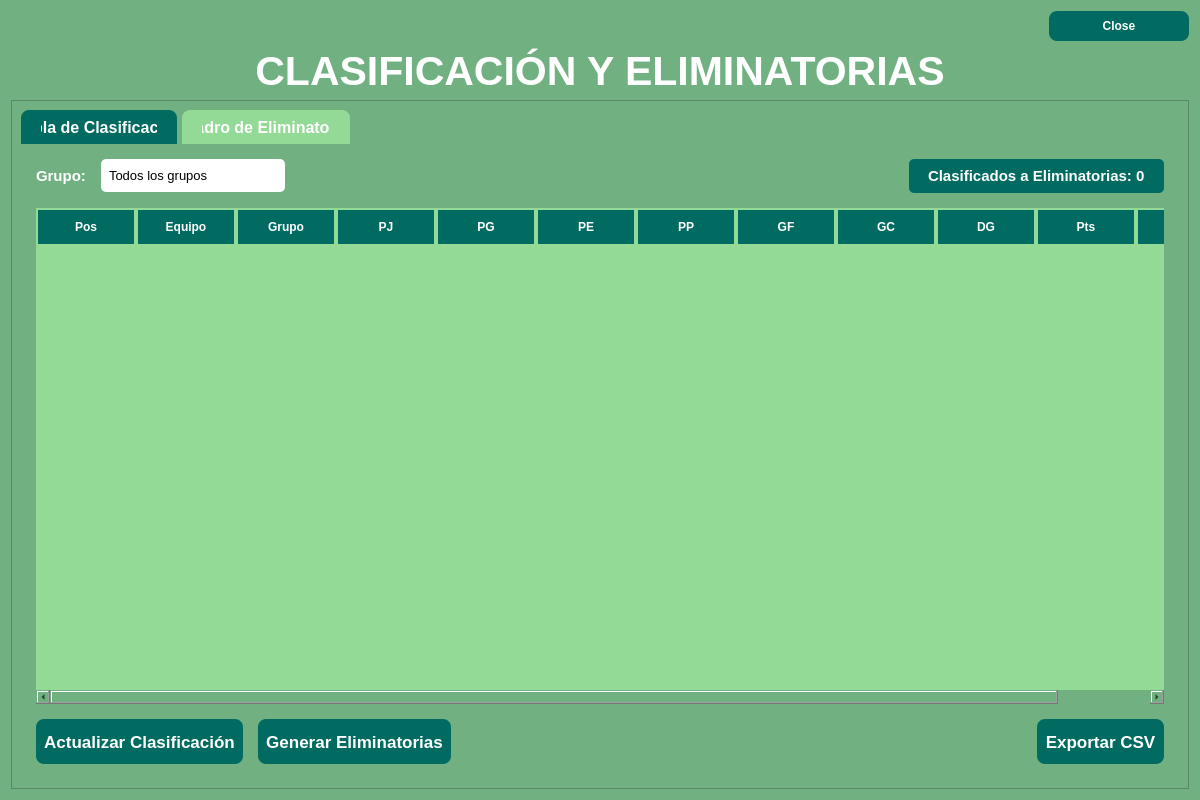
<?xml version="1.0" encoding="UTF-8"?>
<ui version="4.0">
 <class>DialogEliminatorias</class>
 <widget class="QDialog" name="DialogEliminatorias">
  <property name="geometry">
   <rect>
    <x>0</x>
    <y>0</y>
    <width>1200</width>
    <height>800</height>
   </rect>
  </property>
  <property name="minimumSize">
   <size>
    <width>1100</width>
    <height>700</height>
   </size>
  </property>
  <property name="windowTitle">
   <string>Gestión de Eliminatorias</string>
  </property>
  <property name="styleSheet">
   <string notr="true">background-color: rgb(113, 177, 129);</string>
  </property>
  <layout class="QVBoxLayout" name="verticalLayout">
   <item>
    <widget class="QDialogButtonBox" name="buttonBox">
     <property name="font">
      <font>
       <pointsize>13</pointsize>
      </font>
     </property>
     <property name="styleSheet">
      <string notr="true">QPushButton {
    background-color: rgb(1, 107, 97);
    color: white;
    border-radius: 8px;
    padding: 8px 20px;
    font-weight: bold;
    min-width: 100px;
}
QPushButton:hover {
    background-color: rgb(113, 177, 129);
}</string>
     </property>
     <property name="standardButtons">
      <set>QDialogButtonBox::StandardButton::Close</set>
     </property>
    </widget>
   </item>
   <item>
    <widget class="QLabel" name="lblTitulo">
     <property name="font">
      <font>
       <pointsize>31</pointsize>
       <bold>true</bold>
      </font>
     </property>
     <property name="styleSheet">
      <string notr="true">color: rgb(255, 255, 255);</string>
     </property>
     <property name="text">
      <string>CLASIFICACIÓN Y ELIMINATORIAS</string>
     </property>
     <property name="alignment">
      <set>Qt::AlignmentFlag::AlignCenter</set>
     </property>
    </widget>
   </item>
   <item>
    <widget class="QFrame" name="frameContenido">
     <property name="frameShape">
      <enum>QFrame::Shape::StyledPanel</enum>
     </property>
     <layout class="QVBoxLayout" name="verticalLayout_contenido">
      <item>
       <widget class="QTabWidget" name="tabWidget">
        <property name="styleSheet">
         <string notr="true">QTabWidget::pane {
    background-color: rgb(1, 107, 97);
    border-radius: 10px;
}
QTabBar::tab {
    background-color: rgb(147, 218, 151);
    color: white;
    padding: 10px 20px;
    margin-right: 5px;
    border-top-left-radius: 8px;
    border-top-right-radius: 8px;
    font-weight: bold;
    font-size: 12pt;
}
QTabBar::tab:selected {
    background-color: rgb(1, 107, 97);
}
QTabBar::tab:hover {
    background-color: rgb(1, 107, 97);
}</string>
        </property>
        <property name="currentIndex">
         <number>0</number>
        </property>
        <widget class="QWidget" name="tabClasificacion">
         <attribute name="title">
          <string>Tabla de Clasificación</string>
         </attribute>
         <layout class="QVBoxLayout" name="verticalLayout_2">
          <property name="spacing">
           <number>15</number>
          </property>
          <property name="leftMargin">
           <number>15</number>
          </property>
          <property name="topMargin">
           <number>15</number>
          </property>
          <property name="rightMargin">
           <number>15</number>
          </property>
          <property name="bottomMargin">
           <number>15</number>
          </property>
          <item>
           <layout class="QHBoxLayout" name="horizontalLayout_filtros">
            <item>
             <widget class="QLabel" name="lblFiltroGrupo">
              <property name="font">
               <font>
                <pointsize>11</pointsize>
                <bold>true</bold>
               </font>
              </property>
              <property name="styleSheet">
               <string notr="true">color: rgb(255, 255, 255);</string>
              </property>
              <property name="text">
               <string>Grupo:</string>
              </property>
             </widget>
            </item>
            <item>
             <widget class="QComboBox" name="cmbFiltroGrupo">
              <property name="styleSheet">
               <string notr="true">QComboBox {
    background-color: white;
    color: black;
    border-radius: 5px;
    padding: 8px;
    font-size: 10pt;
    min-width: 150px;
}
QComboBox:hover {
    border: 2px solid #93da97;
}
QComboBox:focus {
    background-color: white;
    color: black;
    border: 2px solid #93da97;
}
QComboBox::drop-down {
    border: none;
}
QComboBox QAbstractItemView {
    background-color: white;
    color: black;
    selection-background-color: #93da97;
    selection-color: rgb(1, 107, 97);
}</string>
              </property>
              <item>
               <property name="text">
                <string>Todos los grupos</string>
               </property>
              </item>
              <item>
               <property name="text">
                <string>Grupo A</string>
               </property>
              </item>
              <item>
               <property name="text">
                <string>Grupo B</string>
               </property>
              </item>
              <item>
               <property name="text">
                <string>Grupo C</string>
               </property>
              </item>
              <item>
               <property name="text">
                <string>Grupo D</string>
               </property>
              </item>
             </widget>
            </item>
            <item>
             <spacer name="horizontalSpacer">
              <property name="orientation">
               <enum>Qt::Orientation::Horizontal</enum>
              </property>
              <property name="sizeHint" stdset="0">
               <size>
                <width>40</width>
                <height>20</height>
               </size>
              </property>
             </spacer>
            </item>
            <item>
             <widget class="QLabel" name="lblClasificados">
              <property name="font">
               <font>
                <pointsize>11</pointsize>
                <bold>true</bold>
               </font>
              </property>
              <property name="styleSheet">
               <string notr="true">color: rgb(255, 255, 255);
background-color: rgb(1, 107, 97);
padding: 8px 15px;
border-radius: 5px;</string>
              </property>
              <property name="text">
               <string>Clasificados a Eliminatorias: 0</string>
              </property>
             </widget>
            </item>
           </layout>
          </item>
          <item>
           <widget class="QTableWidget" name="tableClasificacion">
            <property name="styleSheet">
             <string notr="true">QTableWidget {
    background-color: #93da97;
    border: none;
    border-radius: 5px;
}
QTableWidget::item {
    color: black;
}
QTableWidget::item:selected {
    background-color: rgb(113, 177, 129);
    color: white;
}
QHeaderView::section {
    background-color: rgb(1, 107, 97);
    color: white;
    padding: 8px;
    border: 2px solid #93da97;
    font-weight: bold;
}</string>
            </property>
            <property name="alternatingRowColors">
             <bool>true</bool>
            </property>
            <property name="selectionMode">
             <enum>QAbstractItemView::SelectionMode::SingleSelection</enum>
            </property>
            <property name="selectionBehavior">
             <enum>QAbstractItemView::SelectionBehavior::SelectRows</enum>
            </property>
            <property name="sortingEnabled">
             <bool>true</bool>
            </property>
            <attribute name="horizontalHeaderStretchLastSection">
             <bool>true</bool>
            </attribute>
            <column>
             <property name="text">
              <string>Pos</string>
             </property>
            </column>
            <column>
             <property name="text">
              <string>Equipo</string>
             </property>
            </column>
            <column>
             <property name="text">
              <string>Grupo</string>
             </property>
            </column>
            <column>
             <property name="text">
              <string>PJ</string>
             </property>
            </column>
            <column>
             <property name="text">
              <string>PG</string>
             </property>
            </column>
            <column>
             <property name="text">
              <string>PE</string>
             </property>
            </column>
            <column>
             <property name="text">
              <string>PP</string>
             </property>
            </column>
            <column>
             <property name="text">
              <string>GF</string>
             </property>
            </column>
            <column>
             <property name="text">
              <string>GC</string>
             </property>
            </column>
            <column>
             <property name="text">
              <string>DG</string>
             </property>
            </column>
            <column>
             <property name="text">
              <string>Pts</string>
             </property>
            </column>
            <column>
             <property name="text">
              <string>Estado</string>
             </property>
            </column>
           </widget>
          </item>
          <item>
           <layout class="QHBoxLayout" name="horizontalLayout_botones_clasificacion">
            <item>
             <widget class="QPushButton" name="btnActualizarClasificacion">
              <property name="minimumSize">
               <size>
                <width>0</width>
                <height>45</height>
               </size>
              </property>
              <property name="font">
               <font>
                <pointsize>13</pointsize>
                <bold>true</bold>
               </font>
              </property>
              <property name="toolTip">
               <string>Actualizar tabla de clasificación con últimos resultados</string>
              </property>
              <property name="styleSheet">
               <string notr="true">QPushButton {
    background-color: rgb(1, 107, 97);
    color: white;
    border-radius: 8px;
    padding: 8px;
}
QPushButton:hover {
    background-color: #93da97;
    color: rgb(1, 107, 97);
}
QPushButton:pressed {
    background-color: rgb(1, 107, 97);
}</string>
              </property>
              <property name="text">
               <string>Actualizar Clasificación</string>
              </property>
             </widget>
            </item>
            <item>
             <widget class="QPushButton" name="btnGenerarEliminatorias">
              <property name="minimumSize">
               <size>
                <width>0</width>
                <height>45</height>
               </size>
              </property>
              <property name="font">
               <font>
                <pointsize>13</pointsize>
                <bold>true</bold>
               </font>
              </property>
              <property name="toolTip">
               <string>Generar cuadro de eliminatorias con equipos clasificados</string>
              </property>
              <property name="styleSheet">
               <string notr="true">QPushButton {
    background-color: rgb(1, 107, 97);
    color: white;
    border-radius: 8px;
    padding: 8px;
}
QPushButton:hover {
    background-color: #93da97;
    color: rgb(1, 107, 97);
}
QPushButton:pressed {
    background-color: rgb(1, 107, 97);
}</string>
              </property>
              <property name="text">
               <string>Generar Eliminatorias</string>
              </property>
             </widget>
            </item>
            <item>
             <spacer name="horizontalSpacer_2">
              <property name="orientation">
               <enum>Qt::Orientation::Horizontal</enum>
              </property>
              <property name="sizeHint" stdset="0">
               <size>
                <width>40</width>
                <height>20</height>
               </size>
              </property>
             </spacer>
            </item>
            <item>
             <widget class="QPushButton" name="btnExportarClasificacion">
              <property name="minimumSize">
               <size>
                <width>0</width>
                <height>45</height>
               </size>
              </property>
              <property name="font">
               <font>
                <pointsize>13</pointsize>
                <bold>true</bold>
               </font>
              </property>
              <property name="toolTip">
               <string>Exportar tabla de clasificación a CSV</string>
              </property>
              <property name="styleSheet">
               <string notr="true">QPushButton {
    background-color: rgb(1, 107, 97);
    color: white;
    border-radius: 8px;
    padding: 8px;
}
QPushButton:hover {
    background-color: #93da97;
    color: rgb(1, 107, 97);
}
QPushButton:pressed {
    background-color: rgb(1, 107, 97);
}</string>
              </property>
              <property name="text">
               <string>Exportar CSV</string>
              </property>
             </widget>
            </item>
           </layout>
          </item>
         </layout>
        </widget>
        <widget class="QWidget" name="tabEliminatorias">
         <attribute name="title">
          <string>Cuadro de Eliminatorias</string>
         </attribute>
         <layout class="QVBoxLayout" name="verticalLayout_3">
          <property name="spacing">
           <number>15</number>
          </property>
          <property name="leftMargin">
           <number>15</number>
          </property>
          <property name="topMargin">
           <number>15</number>
          </property>
          <property name="rightMargin">
           <number>15</number>
          </property>
          <property name="bottomMargin">
           <number>15</number>
          </property>
          <item>
           <layout class="QHBoxLayout" name="horizontalLayout_control">
            <item>
             <widget class="QLabel" name="lblFaseActual">
              <property name="font">
               <font>
                <pointsize>11</pointsize>
                <bold>true</bold>
               </font>
              </property>
              <property name="styleSheet">
               <string notr="true">color: rgb(255, 255, 255);</string>
              </property>
              <property name="text">
               <string>Fase Actual:</string>
              </property>
             </widget>
            </item>
            <item>
             <widget class="QComboBox" name="cmbFaseActual">
              <property name="styleSheet">
               <string notr="true">QComboBox {
    background-color: white;
    color: black;
    border-radius: 5px;
    padding: 8px;
    font-size: 10pt;
    min-width: 180px;
}
QComboBox:hover {
    border: 2px solid #93da97;
}
QComboBox:focus {
    background-color: white;
    color: black;
    border: 2px solid #93da97;
}
QComboBox::drop-down {
    border: none;
}
QComboBox QAbstractItemView {
    background-color: white;
    color: black;
    selection-background-color: #93da97;
    selection-color: rgb(1, 107, 97);
}</string>
              </property>
              <item>
               <property name="text">
                <string>Cuartos de Final</string>
               </property>
              </item>
              <item>
               <property name="text">
                <string>Semifinales</string>
               </property>
              </item>
              <item>
               <property name="text">
                <string>Final</string>
               </property>
              </item>
              <item>
               <property name="text">
                <string>Tercer Lugar</string>
               </property>
              </item>
             </widget>
            </item>
            <item>
             <spacer name="horizontalSpacer_3">
              <property name="orientation">
               <enum>Qt::Orientation::Horizontal</enum>
              </property>
              <property name="sizeHint" stdset="0">
               <size>
                <width>40</width>
                <height>20</height>
               </size>
              </property>
             </spacer>
            </item>
           </layout>
          </item>
          <item>
           <widget class="QScrollArea" name="scrollAreaCuadro">
            <property name="styleSheet">
             <string notr="true">QScrollArea {
    background-color: transparent;
    border: none;
}
QScrollBar:vertical {
    background-color: rgb(147, 218, 151);
    width: 12px;
    border-radius: 6px;
}
QScrollBar::handle:vertical {
    background-color: rgb(1, 107, 97);
    border-radius: 6px;
}
QScrollBar::handle:vertical:hover {
    background-color: rgb(113, 177, 129);
}
QScrollBar:horizontal {
    background-color: rgb(147, 218, 151);
    height: 12px;
    border-radius: 6px;
}
QScrollBar::handle:horizontal {
    background-color: rgb(1, 107, 97);
    border-radius: 6px;
}
QScrollBar::handle:horizontal:hover {
    background-color: rgb(113, 177, 129);
}</string>
            </property>
            <property name="widgetResizable">
             <bool>true</bool>
            </property>
            <widget class="QWidget" name="scrollAreaWidgetContents">
             <property name="geometry">
              <rect>
               <x>0</x>
               <y>0</y>
               <width>1130</width>
               <height>540</height>
              </rect>
             </property>
             <layout class="QVBoxLayout" name="verticalLayout_cuadro">
              <item>
               <widget class="QFrame" name="frameCuadro">
                <property name="styleSheet">
                 <string notr="true">QFrame {
    background-color: white;
    border-radius: 10px;
}</string>
                </property>
                <property name="frameShape">
                 <enum>QFrame::Shape::StyledPanel</enum>
                </property>
                <property name="frameShadow">
                 <enum>QFrame::Shadow::Raised</enum>
                </property>
                <layout class="QVBoxLayout" name="verticalLayout_frame_cuadro">
                 <item>
                  <widget class="QLabel" name="lblInfoCuadro">
                   <property name="font">
                    <font>
                     <pointsize>12</pointsize>
                    </font>
                   </property>
                   <property name="styleSheet">
                    <string notr="true">color: rgb(1, 107, 97);
padding: 20px;</string>
                   </property>
                   <property name="text">
                    <string>Genera las eliminatorias desde la pestaña de Clasificación para visualizar el cuadro aquí.

Los equipos clasificados se emparejarán automáticamente según su posición en la tabla.</string>
                   </property>
                   <property name="alignment">
                    <set>Qt::AlignmentFlag::AlignCenter</set>
                   </property>
                   <property name="wordWrap">
                    <bool>true</bool>
                   </property>
                  </widget>
                 </item>
                </layout>
               </widget>
              </item>
             </layout>
            </widget>
           </widget>
          </item>
         </layout>
        </widget>
       </widget>
      </item>
     </layout>
    </widget>
   </item>
  </layout>
 </widget>
 <resources/>
 <connections>
  <connection>
   <sender>buttonBox</sender>
   <signal>rejected()</signal>
   <receiver>DialogEliminatorias</receiver>
   <slot>reject()</slot>
   <hints>
    <hint type="sourcelabel">
     <x>20</x>
     <y>20</y>
    </hint>
    <hint type="destinationlabel">
     <x>20</x>
     <y>20</y>
    </hint>
   </hints>
  </connection>
 </connections>
</ui>
